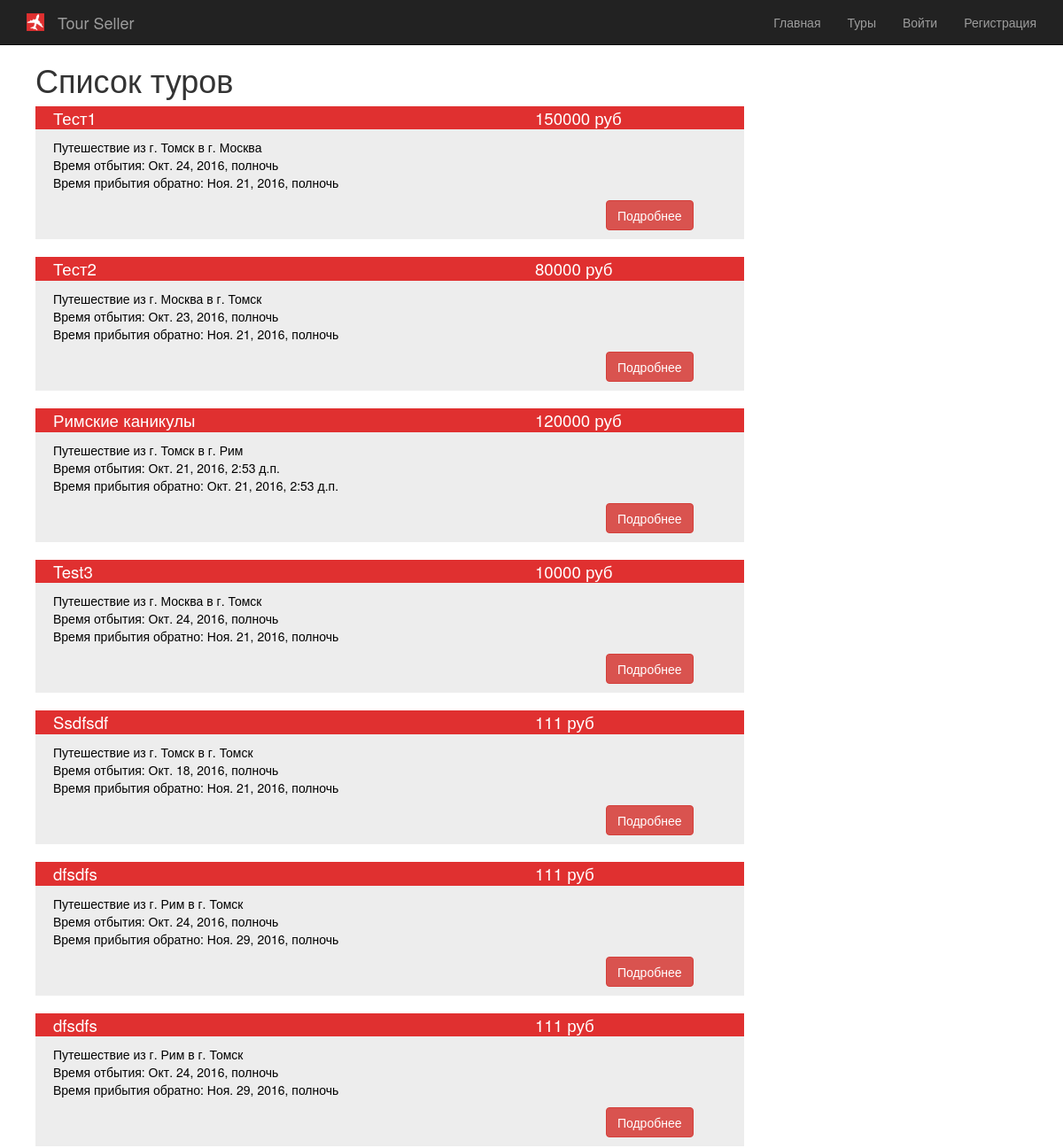
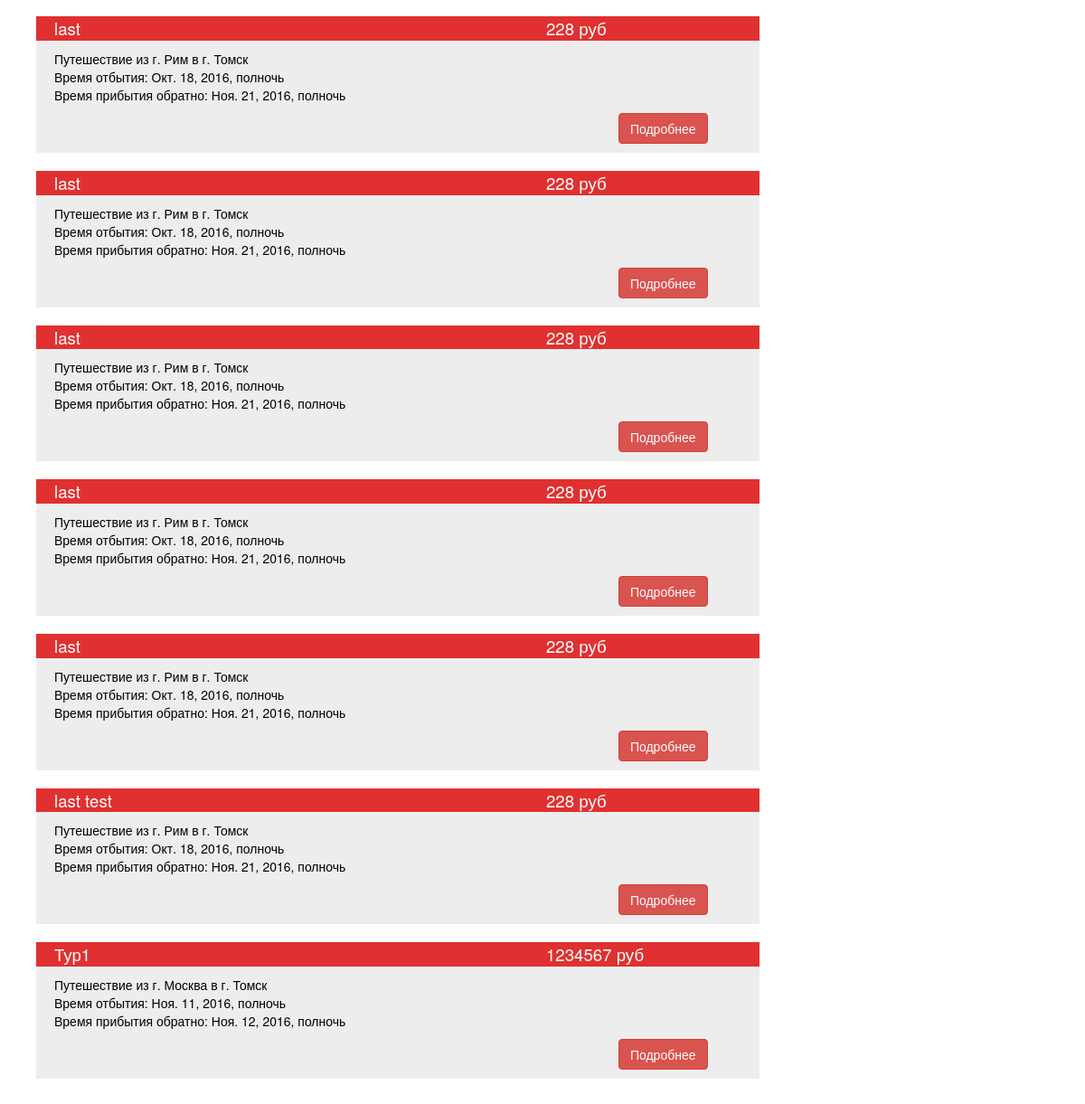
The page /tours/details on the database its author committed (2 pictures, top to bottom).
### tours/models.py (models this page shows, shortened)
class Tour(models.Model):
    name = models.CharField(max_length=50)
    price = models.PositiveIntegerField()
    start_date = models.DateTimeField()
    fin_date = models.DateTimeField()
    airline = models.ForeignKey(Airline)
    tour_operator = models.ForeignKey(User)
    capacity = models.PositiveIntegerField()
    hotel = models.ForeignKey(Hotel)
    departure_city = models.ForeignKey(City)
    image = models.ImageField(blank=True,
                              upload_to=os.path.join('images', 'tours'),
                              help_text='150x150px',
                              verbose_name='Изображение тура')
    visibility = models.BooleanField(default=True)

### places/models.py (models this page shows, shortened)
class City(models.Model):
    name = models.CharField(max_length=50)
    country = models.ForeignKey(Country)
    class Meta:
        verbose_name_plural = 'cities'

class Hotel(models.Model):
    name = models.CharField(max_length=50)
    city = models.ForeignKey(City)
    stars = models.SmallIntegerField(
        validators=(MinValueValidator(1), MaxValueValidator(5))
    )

### tours/views.py (the view)
class TourListView(ListView):
    model = Tour

### airlines/models.py (called while the page is built)
    def __str__(self):
        return self.name

### places/models.py (called while the page is built)
    def __str__(self):
        return self.name

### templates/tours/tour_list.html (shortened to what this page needs)
{% extends 'base.html' %}
{% block content %}
    <div class="contentbody">
        <h1>{% block title %}Список  туров{% endblock %}</h1>
        {% for tour in tour_list %}
            <div class="objdiv" id = "tour{{ tour.id }}" >
                <div class="objdiv_header">
                    <div class="objdiv_header_left">{{ tour.name }}</div>
                    <div class="objdiv_header_right">{{ tour.price }} руб</div>
                </div>
                <div class="objdiv_body">
                    Путешествие из г. {{ tour.departure_city.name }} в г. {{ tour.hotel.city.name }} <br/>
                    Время отбытия: {{ tour.start_date }} <br/>
                    Время прибытия обратно: {{ tour.fin_date }} <br/>
                </div>
                <div class="objdiv_footer">
                    <div class="objdiv_footer">
                        <div class="objdiv_footer_left">&nbsp;</div>
                        <div class="objdiv_footer_right">
                            <a href="javascript: change_display_tour_div('tourinfo{{ tour.id }}')" class="btn btn-danger btn-large">Подробнее</a>
                        </div>
                    </div>
                </div>
            </div>
        {% endfor %}
    </div>
{% endblock %}

### static/css/style.css (style rules this page uses)
body { padding-top: 50px; padding-bottom: 20px; }
.btn { box-shadow: none; background-color: #E03030; border-color: #FFFFFF; }
div.contentbody { width: 100%; align-content: left; padding-left: 40px; }
div.objdiv { width: 800px; margin-bottom: 20px; }
div.objdiv_header { width: 100%; background-color: #E03030; }
div.objdiv_header_left { padding-left: 20px; width: 70%; font-size: 14pt; background-color: #E03030; color: #FFFFFF; display: inline-block; }
div.objdiv_header_right { background-color: #E03030; font-size: 14pt; color: #FFFFFF; display: inline-block; }
div.objdiv_body { padding-left: 20px; padding-top: 10px; padding-bottom: 0px; background-color: #EDEDED; color: #000000; }
div.objdiv_footer { width: 100%; background-color: #EDEDED; }
div.objdiv_footer_left { padding-left: 20px; width: 80%; background-color: #EDEDED; color: #FFFFFF; display: inline-block; padding-top: 10px; padding-bottom: 10px; }
div.objdiv_footer_right { background-color: #EDEDED; color: #FFFFFF; display: inline-block; text-align: center; padding-top: 10px; padding-bottom: 10px; }

### rows shown on the page
Tour: name "Тест1", price "150000", departure_city.name "Томск", hotel.city.name "Москва", start_date "Окт. 24, 2016, полночь", fin_date "Ноя. 21, 2016, полночь"
Tour: name "Тест2", price "80000", departure_city.name "Москва", hotel.city.name "Томск", start_date "Окт. 23, 2016, полночь", fin_date "Ноя. 21, 2016, полночь"
Tour: name "Римские каникулы", price "120000", departure_city.name "Томск", hotel.city.name "Рим", start_date "Окт. 21, 2016, 2:53 д.п.", fin_date "Окт. 21, 2016, 2:53 д.п."
Tour: name "Test3", price "10000", departure_city.name "Москва", hotel.city.name "Томск", start_date "Окт. 24, 2016, полночь", fin_date "Ноя. 21, 2016, полночь"
Tour: name "Ssdfsdf", price "111", departure_city.name "Томск", hotel.city.name "Томск", start_date "Окт. 18, 2016, полночь", fin_date "Ноя. 21, 2016, полночь"
Tour: name "dfsdfs", price "111", departure_city.name "Рим", hotel.city.name "Томск", start_date "Окт. 24, 2016, полночь", fin_date "Ноя. 29, 2016, полночь"
Tour: name "dfsdfs", price "111", departure_city.name "Рим", hotel.city.name "Томск", start_date "Окт. 24, 2016, полночь", fin_date "Ноя. 29, 2016, полночь"
Tour: name "last", price "228", departure_city.name "Рим", hotel.city.name "Томск", start_date "Окт. 18, 2016, полночь", fin_date "Ноя. 21, 2016, полночь"
Tour: name "last", price "228", departure_city.name "Рим", hotel.city.name "Томск", start_date "Окт. 18, 2016, полночь", fin_date "Ноя. 21, 2016, полночь"
Tour: name "last", price "228", departure_city.name "Рим", hotel.city.name "Томск", start_date "Окт. 18, 2016, полночь", fin_date "Ноя. 21, 2016, полночь"
Tour: name "last", price "228", departure_city.name "Рим", hotel.city.name "Томск", start_date "Окт. 18, 2016, полночь", fin_date "Ноя. 21, 2016, полночь"
Tour: name "last", price "228", departure_city.name "Рим", hotel.city.name "Томск", start_date "Окт. 18, 2016, полночь", fin_date "Ноя. 21, 2016, полночь"
Tour: name "last test", price "228", departure_city.name "Рим", hotel.city.name "Томск", start_date "Окт. 18, 2016, полночь", fin_date "Ноя. 21, 2016, полночь"
Tour: name "Тур1", price "1234567", departure_city.name "Москва", hotel.city.name "Томск", start_date "Ноя. 11, 2016, полночь", fin_date "Ноя. 12, 2016, полночь"
